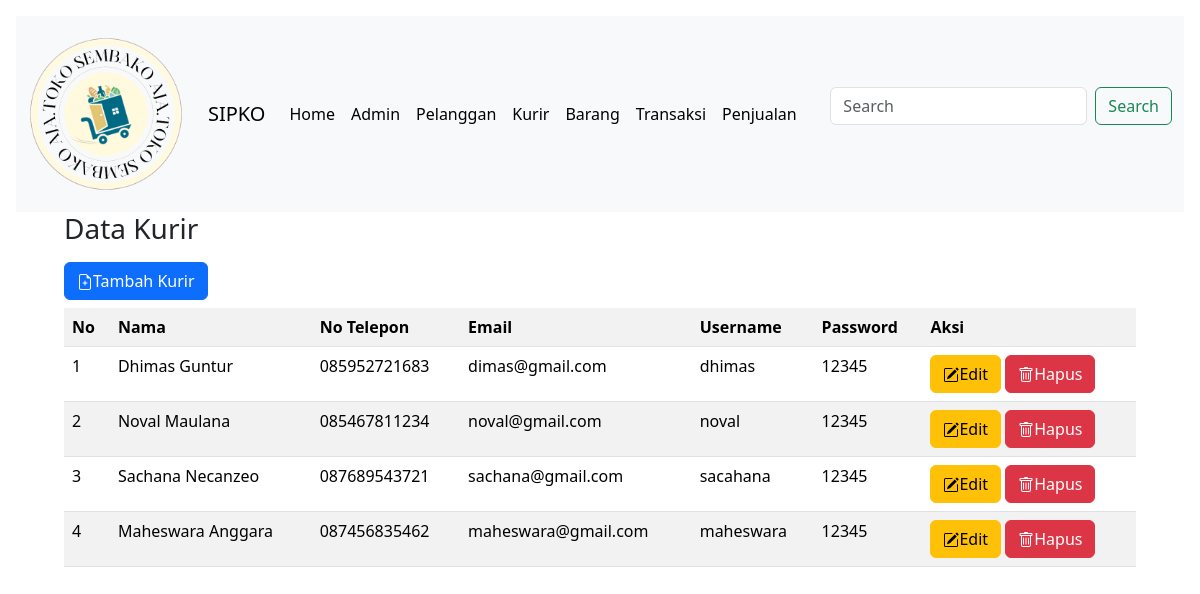
The page /views/kurir/index.php on the database its author committed.
### tables this page shows
CREATE TABLE `kurir` (
  `id` int NOT NULL,
  `nama` varchar(50) NOT NULL,
  `no_telepon` varchar(30) NOT NULL,
  `email` varchar(50) NOT NULL,
  `username` varchar(50) NOT NULL,
  `password` varchar(100) NOT NULL
);

### controllers/KurirController.php (called while the page is built, shortened)
<?php
include_once '../../models/Kurir.php';
class KurirController
{
    private $model;
    public function __construct($db)
    {
        $this->model = new Kurir ($db);
    }
    public function getAllKurir()
    {
        return $this->model->getAllKurir();
    }
}

### models/Kurir.php (called while the page is built, shortened)
<?php
class Kurir
{
    private $koneksi;
    public function __construct($db)
    {
        $this->koneksi = $db;
    }
    public function getAllKurir()
    {
        $query = "SELECT * FROM kurir";
        $result = mysqli_query($this->koneksi, $query);
        return $result;
    }
}

### views/kurir/index.php (the view, shortened to what this page needs)
<?php
include_once '../../config.php';
include_once '../../controllers/KurirController.php';
require '../../index.php';
$database =new database;
$db = $database->getKoneksi();
$kurirController = new KurirController($db);
$kurir= $kurirController->getAllKurir();
?>
<div class="px-5">
    <h3>Data Kurir</h3>
    <a class="btn btn-primary mb-2 mt-2" href="tambahkurir">
    Tambah Kurir</a>
    <br>
    <table class="table table-striped">
        <tr>
            <th>No</th>
            <th>Nama</th>
            <th>No Telepon</th>
            <th>Email</th>
            <th>Username</th>
            <th>Password</th>
            <th>Aksi</th>
        </tr>
        <?php
        $no = 1;
        foreach($kurir as $x) {
        ?>
                <tr>
                    <td><?php echo $no++ ?></td>
                    <td><?php echo $x ['nama'] ?></td>
                    <td><?php echo $x ['no_telepon'] ?></td>
                    <td><?php echo $x ['email'] ?></td>
                    <td><?php echo $x ['username'] ?></td>
                    <td><?php echo $x ['password'] ?></td>
                    <td>
                    <a class="btn btn-warning" href="editkurir?id=<?php echo $x['id']; ?>">
    Edit</a>
<a class="btn btn-danger" href="hapuskurir<?php echo $x['id']; ?>" onclick="return confirm('Apakah Anda yakin akan menghapus..?')">
    Hapus</a>
                    </td>
                </tr>
            <?php
            }
            ?>
        </table>
    </div>
</div>
  </body>
</html>

### rows shown on the page
kurir: nama "Dhimas Guntur", no_telepon "085952721683", email "dimas@gmail.com", username "dhimas", password "12345"
kurir: nama "Noval Maulana", no_telepon "085467811234", email "noval@gmail.com", username "noval", password "12345"
kurir: nama "Sachana Necanzeo", no_telepon "087689543721", email "sachana@gmail.com", username "sacahana", password "12345"
kurir: nama "Maheswara Anggara", no_telepon "087456835462", email "maheswara@gmail.com", username "maheswara", password "12345"
